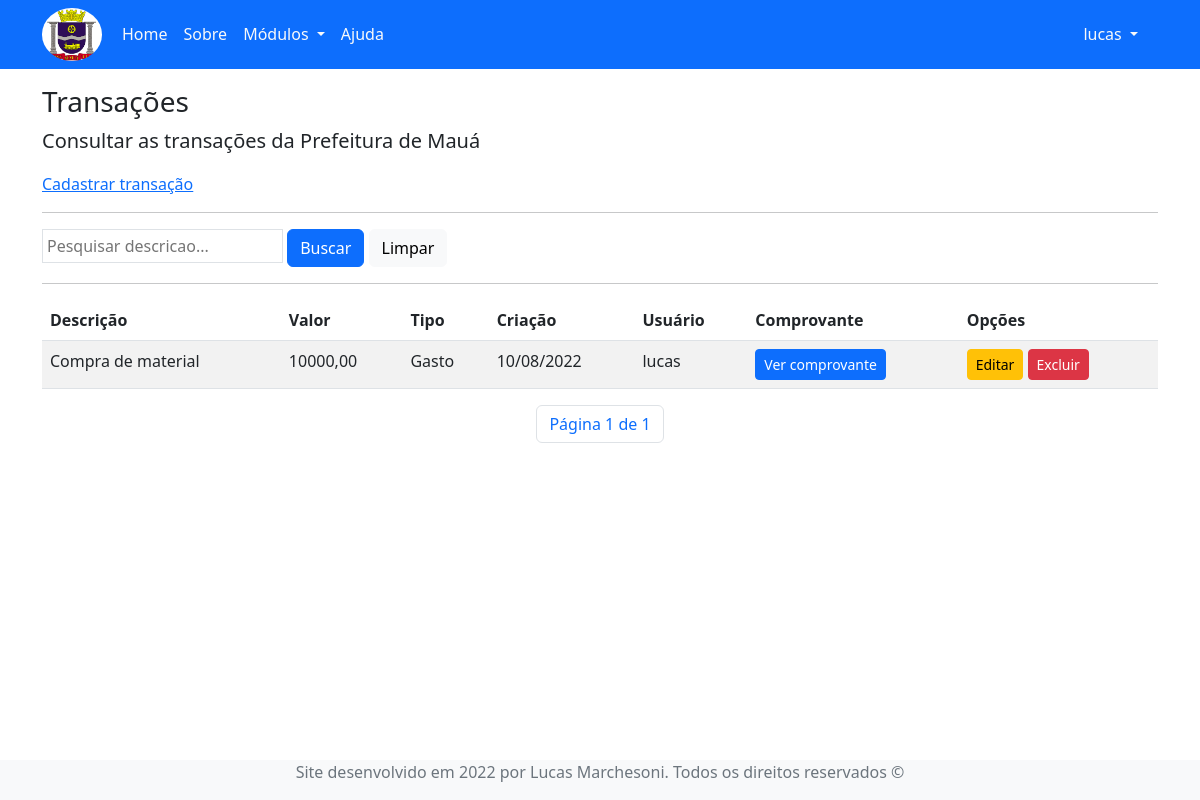
/mercurius/transactions/ (signed in), run on the app's committed database.
### pages/models.py (models this page shows, shortened)
class Transaction(models.Model):
  descricao = models.CharField(max_length=255)
  valor = models.DecimalField(max_digits=12, decimal_places=2)
  tipo = models.CharField(max_length=255, choices=TYPE_TRANSACTION, default='Gasto')
  data_criacao = models.DateTimeField(auto_now_add=True)
  comprovante = models.FileField(upload_to='comprovantes/')
  usuario = models.ForeignKey(settings.AUTH_USER_MODEL, on_delete=models.CASCADE)

### pages/views.py (the view)
# urls.py: path('transactions/', TransactionsList.as_view(), name='transactions'),
class TransactionsList(LoginRequiredMixin, ListView):
  login_url = reverse_lazy('login')
  model = Transaction
  template_name = 'pages/transactions.html'
  paginate_by = 10
  def get_queryset(self):
    txt_description = self.request.GET.get('descricao')
    if txt_description:
      transactions = Transaction.objects.filter(descricao__icontains=txt_description)
    else:
      transactions = Transaction.objects.all()
    return transactions

### pages/templates/pages/transactions.html (shortened to what this page needs)
{% extends 'pages/model.html' %}
{% load static %}
{% block content %}
  <h3>Transações</h3>
  <p class="lead">Consultar as transações da Prefeitura de Mauá</p>
  <a href="{% url 'create-transaction' %}">Cadastrar transação</a>
  <hr>
  <form action="" method="GET">
    <input type="text" name="descricao" id="" value="{{ request.GET.descricao }}" class="p-1 border" autocomplete="off" placeholder="Pesquisar descricao...">
    <button class="btn btn-primary" type="submit">Buscar</button>
    <a class="btn btn-light" href="{% url 'transactions' %}">Limpar</a>
  </form>
  <hr>
  <table class="table table-striped">
    <thead>
      <tr>
        <th>Descrição</th>
        <th>Valor</th>
        <th>Tipo</th>
        <th>Criação</th>
        <th>Usuário</th>
        <th>Comprovante</th>
        <th>Opções</th>
      </tr>
    </thead>
    <tbody>
      {% for field in object_list %}
        <tr>
          <td>{{field.descricao}}</td>
          <td>{{field.valor}}</td>
          <td>{{field.tipo}}</td>
          <td>{{field.data_criacao|date:"d/m/Y"}}</td>
          <td>{{field.usuario}}</td>
          <td><a class="btn btn-primary btn-sm" href="{{ field.comprovante.url }}">Ver comprovante</a></td>
          <td>
            <a class="btn btn-warning btn-sm" href="{% url 'update-transaction' field.pk %}">Editar</a>
            <a class="btn btn-danger btn-sm" href="{% url 'delete-transaction' field.pk %}">Excluir</a>
          </td>
        </tr>
        {% empty%}
        <tr>
          <td colspan="3">Nenhum campo registrado</td>
        </tr>
      {% endfor %}
    </tbody>
  </table>
  <ul class="pagination justify-content-center">
    <li class="page-item">
      <span class="page-link">Página {{ page_obj.number }} de {{ page_obj.paginator.num_pages }}</span>
    </li>
  </ul>
{% endblock %}

### pages/templates/pages/model.html (shortened to what this page needs)
{% load static %}
<!DOCTYPE html>
<html lang="pt-BR">
<head>
  <link rel="stylesheet" href="{% static 'css/bootstrap.min.css' %}">
</head>
<body>
  <div class="bg-primary">
    <header class="container">
        {% block menu %}
        <nav class="navbar navbar-expand-lg">
          <a href="{% url 'index' %}">
            <img src="{% static 'img/maua-logo.png' %}" alt="logo" width="60" class="rounded-circle">
          </a>
          <div class="container-fluid">
            <div class="collapse navbar-collapse" id="navbarNavDropdown">
              <ul class="navbar-nav">
                <li class="nav-item">
                  <a class="nav-link text-light" href="{% url 'index' %}">Home</a>
                </li>
                <li class="nav-item">
                  <a class="nav-link text-light" href="{% url 'about' %}">Sobre</a>
                </li>
                {% if request.user.is_authenticated %}
                <li class="nav-item dropdown">
                  <a class="nav-link text-light dropdown-toggle" href="#" role="button" data-bs-toggle="dropdown" aria-expanded="false">
                    Módulos
                  </a>
                </li>
                {% endif %}
                <li class="nav-item">
                  <a class="nav-link text-light" href="{% url 'index' %}">Ajuda</a>
                </li>
              </ul>
            </div>
            {% if request.user.is_authenticated %}
            <div>
              <div class="collapse navbar-collapse" id="navbarNavDropdown">
                <ul class="navbar-nav">
                  <li class="nav-item dropdown">
                    <a class="nav-link text-light dropdown-toggle" href="#" role="button" data-bs-toggle="dropdown" aria-expanded="false">
                      {{ request.user }}
                    </a>
                  </li>
                </ul>
              </div>
            </div>
            {% endif %}
          </div>
        </nav>
        {% endblock %}
      </header>
    </div>
    <div class="container mt-3 mb-3">
      {% block content %}{% endblock %}
    </div>
    <div class="bg-light fixed-bottom">
      <footer class="container">
        {% block footer %}
          <p class="text-secondary text-center">Site desenvolvido em 2022 por Lucas Marchesoni. Todos os direitos reservados &copy;</p>
        {% endblock %}
      </footer>
    </div>
</body>
</html>

### data on the page
Transaction: descricao "Compra de material", valor "10000,00", tipo "Gasto", data_criacao "10/08/2022", usuario "lucas"

### other printed values
{{ request.user }} "lucas"
{{ page_obj.number }} "1"
{{ page_obj.paginator.num_pages }} "1"
